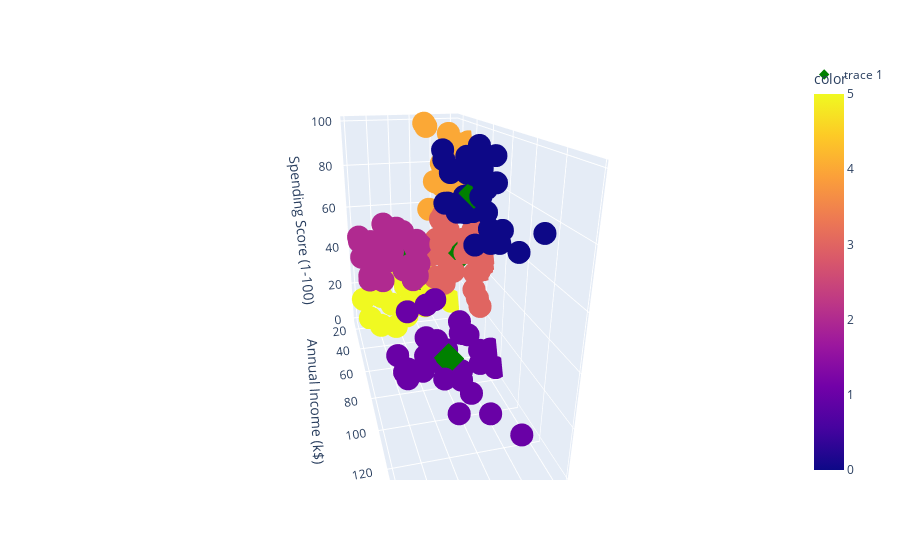

Notebook source saved alongside this figure:
### Code cell
fig = px.scatter_3d(data_frame=data, color=cluster_labels, x='Age', y='Annual Income (k$)', z='Spending Score (1-100)')
fig.add_trace(go.Scatter3d(x=cluster_centers['Age'], y=cluster_centers['Annual Income (k$)'], z=cluster_centers['Spending Score (1-100)'], mode='markers', marker=dict(symbol='diamond', color='green')))

### Figure 1 — Plotly figure (JSON) as saved in the notebook; plotly's stock layout.template omitted (floating-point values rounded to 4 significant figures; data arrays with more than 128 entries replaced by an {"elided": "..."} marker saying what was removed)
{"data": [{"hovertemplate": "Age=%{x}<br>Annual Income (k$)=%{y}<br>Spending Score (1-100)=%{z}<br>color=%{marker.color}<extra></extra>", "legendgroup": "", "marker": {"color": {"elided": "200 int values"}, "coloraxis": "coloraxis", "symbol": "circle"}, "mode": "markers", "name": "", "scene": "scene", "showlegend": false, "type": "scatter3d", "x": {"elided": "200 int values"}, "y": {"elided": "200 int values"}, "z": {"elided": "200 int values"}}, {"marker": {"color": "green", "symbol": "diamond"}, "mode": "markers", "type": "scatter3d", "x": [32.69, 41.69, 56.16, 27, 25.27, 44.14], "y": [86.54, 88.23, 53.38, 56.66, 25.73, 25.14], "z": [82.13, 17.29, 49.09, 49.13, 79.36, 19.52]}], "layout": {"autosize": true, "coloraxis": {"colorbar": {"title": {"text": "color"}}, "colorscale": [[0, "#0d0887"], [0.1111, "#46039f"], [0.2222, "#7201a8"], [0.3333, "#9c179e"], [0.4444, "#bd3786"], [0.5556, "#d8576b"], [0.6667, "#ed7953"], [0.7778, "#fb9f3a"], [0.8889, "#fdca26"], [1, "#f0f921"]]}, "legend": {"tracegroupgap": 0}, "margin": {"t": 60}, "scene": {"aspectmode": "auto", "aspectratio": {"x": 0.6093, "y": 1.429, "z": 1.148}, "camera": {"center": {"x": 0, "y": 0, "z": 0}, "eye": {"x": 0.4938, "y": 1.944, "z": 0.8154}, "projection": {"type": "perspective"}, "up": {"x": 0, "y": 0, "z": 1}}, "domain": {"x": [0, 1], "y": [0, 1]}, "xaxis": {"title": {"text": "Age"}, "type": "linear"}, "yaxis": {"title": {"text": "Annual Income (k$)"}, "type": "linear"}, "zaxis": {"title": {"text": "Spending Score (1-100)"}, "type": "linear"}}}}
